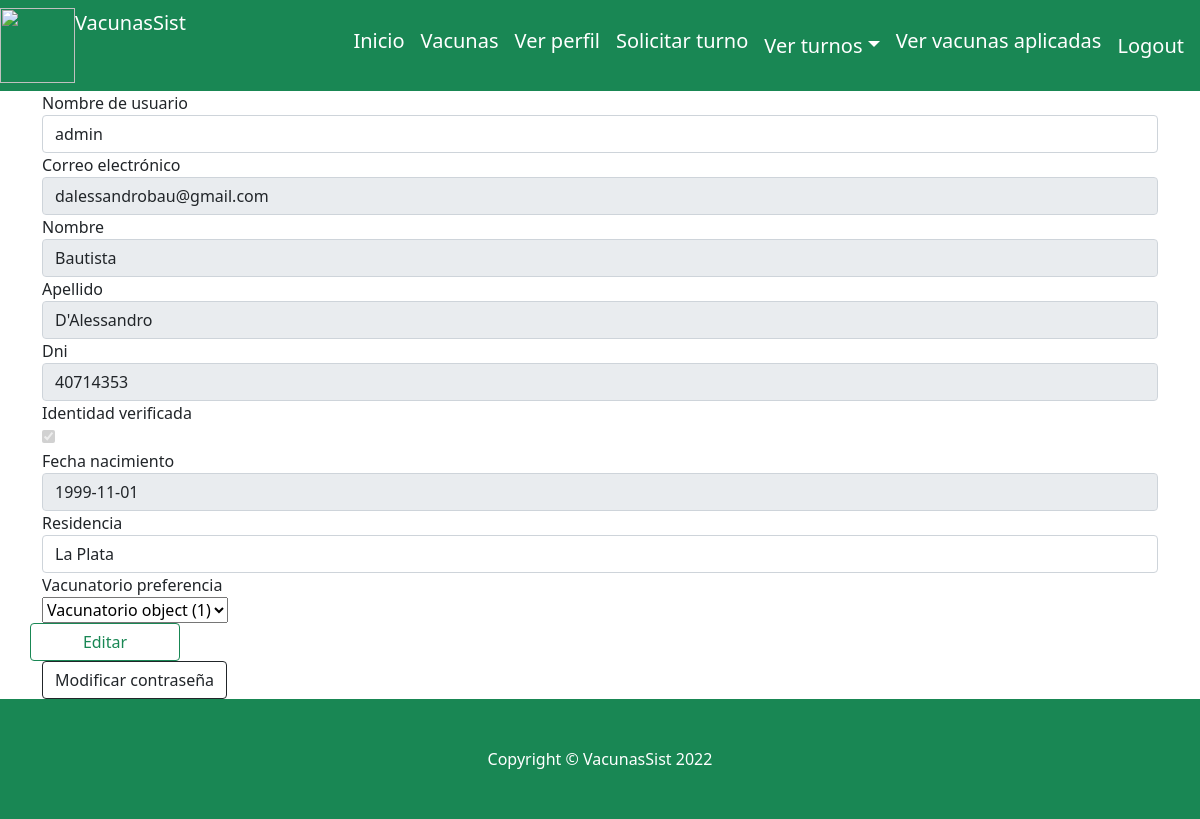
The page /verPerfil (signed in) on the database its author committed.
### website/models.py (models this page shows)
class Usuario(AbstractBaseUser):
    username =models.CharField('Nombre de usuario', unique=True, max_length=100)
    email = models.EmailField('Correo electrónico', max_length=254, unique=True)
    nombre = models.CharField('Nombre', max_length=254)
    apellido = models.CharField('apellido', max_length=254)
    dni=models.IntegerField(help_text="DNI de la persona", unique=True)
    fecha_nacimiento= models.DateField(help_text="Fecha de nacimiento de la persona")
    residencia = models.TextField(help_text="Descripción de la tarea", null=True)
    vacunatorio_preferencia =models.ForeignKey(Vacunatorio, on_delete=models.CASCADE,null=True)
    fecha_creacion = models.DateTimeField(auto_now_add=True)
    identidad_verificada=models.BooleanField(default=False)
    usuario_activo= models.BooleanField(default=True)
    usuario_administrador = models.BooleanField(default=False)
    objects= UsuarioManager()
    USERNAME_FIELD = 'username'
    REQUIRED_FIELDS = ['email','nombre', 'apellido','dni', 'fecha_nacimiento']

### website/views.py (the view)
# urls.py: path('verPerfil', views.verPerfil, name="verPerfil"),
def verPerfil(request):
    id_usuario=request.user.id
    try:
        usuario= Usuario.objects.get(id=id_usuario)
        if request.method=="POST":
            print('entre al post y creo form')
            usuario_form =UpdateUsuarioForm(request.POST, instance = usuario)
            if usuario_form.is_valid():
                try:
                    usuario_form.save()
                    print('en guardar datos')
                    messages.success(request, 'Perfil actualizado correctamente')
                    return redirect('index')
                except Exception as e:
                    print(repr(e))
                    messages.error(request, 'Su perfil no se ha actualizado.')
        else:
            print('no entre al post y creo form')
            usuario_form=UpdateUsuarioForm(instance = usuario)
            print('form')
            usuario_form=usuario_form.deshabilitarCampos(usuario.identidad_verificada)
        return render(request, "website/verPerfil.html",{ 'usuario_form':usuario_form})
    except Exception as e:
            print(repr(e))

### website/forms.py (called while the page is built)
    def deshabilitarCampos(self, identidad):
        if identidad:
            print(' if verificado')
            self.fields['identidad_verificada'].widget.attrs.update({'disabled': True})
            self.fields['dni'].widget.attrs.update({'readonly': True})
            self.fields['email'].widget.attrs.update({'readonly': True})
            self.fields['fecha_nacimiento'].widget.attrs.update({'readonly': True})
            self.fields['nombre'].widget.attrs.update({'readonly': True})
            self.fields['apellido'].widget.attrs.update({'readonly': True})
        return self

### website/templates/website/verPerfil.html (shortened to what this page needs)
{% extends "website/layout.html" %}
{% block body %}
<div class="container">
  <div class="row">
    <div class="col">
        <form action="" method="post" enctype=multipart/form-data>
            <table>
                <div class="row form-group">
                    <div> {{ usuario_form.username.label }}</div>
                    <div> {{ usuario_form.username }}</div>
                </div>
                <div class="row form-group">
                    <div> {{ usuario_form.email.label }}</div>
                    <div> {{ usuario_form.email }}</div>
                </div>
                <div class="row form-group">
                    <div> {{ usuario_form.nombre.label }}</div>
                    <div> {{ usuario_form.nombre }}</div>
                </div>
                <div class="row form-group">
                    <div> {{ usuario_form.apellido.label }}</div>
                    <div> {{ usuario_form.apellido }}</div>
                </div>
                <div class="row form-group">
                    <div> {{ usuario_form.dni.label }}</div>
                    <div> {{ usuario_form.dni }}</div>
                </div>
                <div class="row form-group">
                    <div> {{ usuario_form.identidad_verificada.label }}</div>
                    <div> {{ usuario_form.identidad_verificada }}</div>
                </div>
                <div class="row form-group">
                    <div> {{ usuario_form.fecha_nacimiento.label }}</div>
                    <div> {{ usuario_form.fecha_nacimiento }}</div>
                </div>
                <div class="row form-group">
                    <div> {{ usuario_form.residencia.label }}</div>
                    <div> {{ usuario_form.residencia }}</div>
                </div>
                <div class="row form-group">
                    <div> {{ usuario_form.vacunatorio_preferencia.label }}</div>
                    <div> {{ usuario_form.vacunatorio_preferencia }}</div>
                </div>
                <div class="row form-group">
                    <input  class="btn btn-outline-success"  type="submit" value="Editar" style="width: 150px;">
                    <div class="nav-item"><a class="btn btn-outline-dark mt-auto" href="{% url 'modificar_password' %}">Modificar contraseña</a></div>
                </div>
            </table>
        </form>
    </div>
    </div>
  </div>
 {% endblock %}

### rows shown on the page
Usuario: username "admin", email "dalessandrobau@gmail.com", nombre "Bautista", apellido "D'Alessandro", dni "40714353", identidad_verificada "☑", fecha_nacimiento "1999-11-01", residencia "La Plata", vacunatorio_preferencia "Vacunatorio object (1)"

### other values the page prints
{{ usuario_form.username.label }} "Nombre de usuario"
{{ usuario_form.email.label }} "Correo electrónico"
{{ usuario_form.nombre.label }} "Nombre"
{{ usuario_form.apellido.label }} "Apellido"
{{ usuario_form.dni.label }} "Dni"
{{ usuario_form.identidad_verificada.label }} "Identidad verificada"
{{ usuario_form.fecha_nacimiento.label }} "Fecha nacimiento"
{{ usuario_form.residencia.label }} "Residencia"
{{ usuario_form.vacunatorio_preferencia.label }} "Vacunatorio preferencia"
